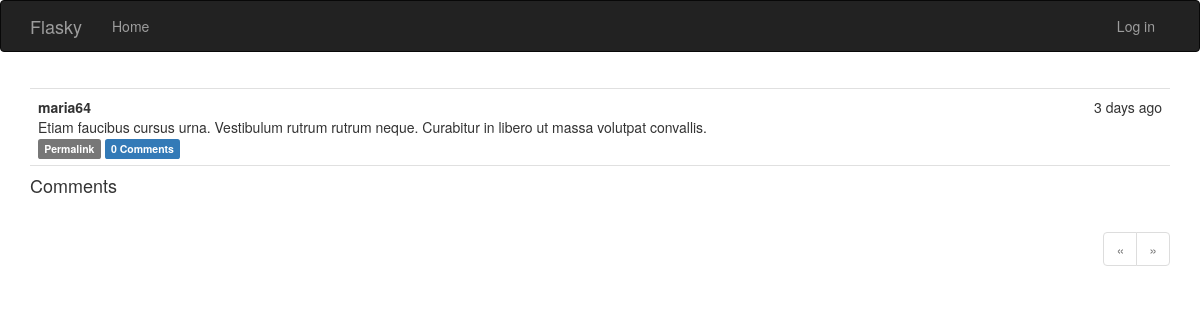
/post/1, run on an earlier commit of the app's database.
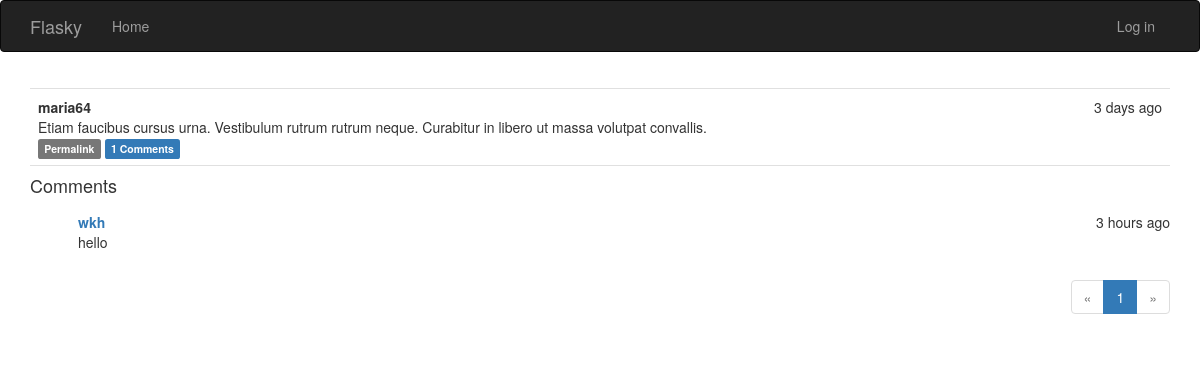
And on a later commit of the database.
### app/models.py (models this page shows, shortened)
class Post(db.Model):
    __tablename__ = 'posts'
    id = db.Column(db.Integer, primary_key=True)
    body = db.Column(db.Text)
    timestamp = db.Column(db.DateTime, index=True, default=datetime.utcnow)
    author_id = db.Column(db.Integer, db.ForeignKey('users.id'))
    comments = db.relationship('Comment', backref='post', lazy='dynamic')

class User(UserMixin, db.Model):
    __tablename__ = 'users'
    id = db.Column(db.Integer, primary_key=True)
    username = db.Column(db.String(64), unique=True, index=True)
    email = db.Column(db.String(64), unique=True, index=True)
    role_id = db.Column(db.Integer, db.ForeignKey('roles.id'))
    password_hash = db.Column(db.String(128))
    posts = db.relationship('Post', backref='author', lazy='dynamic')
    comments = db.relationship('Comment', backref='author', lazy='dynamic')
    name = db.Column(db.String(64))
    location = db.Column(db.String(64))
    about_me = db.Column(db.Text())
    member_since = db.Column(db.DateTime(), default=datetime.utcnow)
    last_seen = db.Column(db.DateTime(), default=datetime.utcnow)
    followed = db.relationship('Follow',                   #当前用户关注的人
                               foreign_keys=[Follow.follower_id],
                               backref=db.backref('follower', lazy='joined'),
                               lazy='dynamic',
                               cascade='all, delete-orphan')
    followers=db.relationship('Follow',                   #关注当前用户的人
                              foreign_keys=[Follow.followed_id],
                              backref=db.backref('followed', lazy='joined'),
                              lazy='dynamic',
                              cascade='all, delete-orphan')
    @property
    def password(self):
        raise AttributeError('password is not a readable attribute')

class Comment(db.Model):
    __tablename = 'comments'
    id = db.Column(db.Integer, primary_key=True)
    body = db.Column(db.Text)
    timestamp = db.Column(db.DateTime, index=True, default=datetime.utcnow)
    author_id = db.Column(db.Integer, db.ForeignKey('users.id'))
    post_id = db.Column(db.Integer, db.ForeignKey('posts.id'))
    disabled = db.Column(db.Boolean)

### app/main/views.py (the view, shortened to what this page needs)
@main.route('/post/<int:id>', methods=['GET', 'POST'])
def post(id):
    post = Post.query.get_or_404(id)
    form = CommentForm()
    page = request.args.get('page', 1, type=int)#页数从查询字符串(request.args)中获取,默认为1,
    if page == -1:                              #参数type=int保证不能转换未整数时,返回默认值
        page = (post.comments.count() - 1)/10 + 1
    pagination = post.comments.order_by(Comment.timestamp.asc()).paginate(
        page, per_page=10, error_out=False)#获取page页中的类对象,per_page默认为20
    comments = pagination.items
    return render_template('post.html', posts=[post], form=form,
                           comments=comments, pagination=pagination)

### app/auth/views.py (called while the page is built)
@auth.before_app_request
def before_request():
    if current_user.is_authenticated:
        current_user.ping()

### app/main/__init__.py (called while the page is built)
@main.app_context_processor
def inject_permissions():
    return dict(Permission=Permission)

### app/models.py (called while the page is built)
    def can(self, permissions):
        return False

    def is_administrator(self):
        return False

### app/templates/post.html (shortened to what this page needs)
{% extends "base.html" %}
{% import "bootstrap/wtf.html" as wtf %}
{% import "_macros.html" as macros %}
{% block page_content %}
{% include "_posts.html" %}
<h4 id="comments">Comments</h4>
{% include "_comments.html" %}
{% if pagination %}
<div class="pagination">
    {{ macros.pagination_widget(pagination, ".post", fragment='#comments', id=posts[0].id) }}
</div>
{% endif %}
{% endblock %}

### app/templates/_posts.html (shortened to what this page needs)
<ul class="posts">
    {% for post in posts %}
    <li class="post">
        <div>
            <div class="post-date">{{ moment(post.timestamp).fromNow() }}</div>
            <div class="post-author">{{ post.author.username }}</div>
            <div class="post-body">{{ post.body }}</div>
            <div>
                <a href="{{ url_for('.post', id=post.id) }}">
                    <span class="label label-default">Permalink</span>
                </a>
                <a href="{{ url_for('.post', id=post.id) }}#comments">
                    <span class="label label-primary">{{ post.comments.count() }} Comments</span>
                </a>
            </div>
        </div>
    </li>
    {% endfor %}
</ul>

### app/templates/_comments.html (shortened to what this page needs)
<ul class="comments">
    {% for comment in comments %}
    <div class="comment-content">
        <div class="comment-date">{{ moment(comment.timestamp).fromNow() }}</div>
        <div class="comment-author"><a href="{{ url_for('.user', username=comment.author.username) }}">{{ comment.author.username }}</a></div>
        <div>
            {% if moderate or not comment.disabled %}{{ comment.body }}{% endif %}
        </div>
    </div>
    {% endfor %}
</ul>

What changed in the data, as far as the page shows it:
computed for Post "maria64": comments.count "0" → "1"
added Comment: timestamp "3 hours ago", author.username "wkh", body "hello"
Also different on the page:
new list line: "1"
